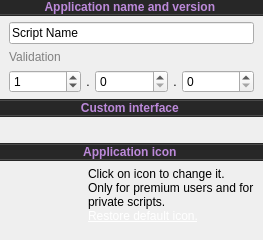
       <widget class="QWidget" name="widget_18" native="true">
        <layout class="QVBoxLayout" name="verticalLayout_8">
         <property name="leftMargin">
          <number>0</number>
         </property>
         <property name="topMargin">
          <number>0</number>
         </property>
         <property name="rightMargin">
          <number>0</number>
         </property>
         <property name="bottomMargin">
          <number>0</number>
         </property>
         <item>
          <widget class="QWidget" name="NameContainer" native="true">
           <property name="sizePolicy">
            <sizepolicy hsizetype="Preferred" vsizetype="Minimum">
             <horstretch>0</horstretch>
             <verstretch>0</verstretch>
            </sizepolicy>
           </property>
           <layout class="QVBoxLayout" name="verticalLayout_5">
            <property name="spacing">
             <number>0</number>
            </property>
            <property name="leftMargin">
             <number>0</number>
            </property>
            <property name="topMargin">
             <number>0</number>
            </property>
            <property name="rightMargin">
             <number>0</number>
            </property>
            <property name="bottomMargin">
             <number>0</number>
            </property>
            <item>
             <layout class="QHBoxLayout" name="horizontalLayout">
              <property name="topMargin">
               <number>0</number>
              </property>
              <item>
               <widget class="QLabel" name="NameLabel">
                <property name="sizePolicy">
                 <sizepolicy hsizetype="Preferred" vsizetype="Preferred">
                  <horstretch>0</horstretch>
                  <verstretch>0</verstretch>
                 </sizepolicy>
                </property>
                <property name="font">
                 <font>
                  <weight>75</weight>
                  <italic>false</italic>
                  <bold>true</bold>
                  <underline>false</underline>
                 </font>
                </property>
                <property name="toolTip">
                 <string>&lt;html&gt;&lt;head/&gt;&lt;body&gt;&lt;p style='width:500px'&gt;Name and version will be displayed in a window title inside compiled application or inside 'About' window if you are using custom interface. It is also used to identify your script on server.&lt;/p&gt;&lt;/body&gt;&lt;/html&gt;</string>
                </property>
                <property name="styleSheet">
                 <string notr="true">#NameLabel{background-color:#272727;color:#bc89da}</string>
                </property>
                <property name="text">
                 <string>&lt;html&gt;&lt;head/&gt;&lt;body&gt;&lt;p&gt;Application name and version &lt;img src=&quot;:/engine/images/info.png&quot;/&gt; &lt;/p&gt;&lt;/body&gt;&lt;/html&gt;</string>
                </property>
                <property name="alignment">
                 <set>Qt::AlignCenter</set>
                </property>
                <property name="margin">
                 <number>9</number>
                </property>
               </widget>
              </item>
             </layout>
            </item>
            <item>
             <widget class="QWidget" name="widget_3" native="true">
              <property name="minimumSize">
               <size>
                <width>0</width>
                <height>1</height>
               </size>
              </property>
              <property name="maximumSize">
               <size>
                <width>16777215</width>
                <height>1</height>
               </size>
              </property>
              <property name="styleSheet">
               <string notr="true">*{background-color:#494949}</string>
              </property>
             </widget>
            </item>
            <item>
             <widget class="QWidget" name="widget_16" native="true">
              <property name="minimumSize">
               <size>
                <width>0</width>
                <height>1</height>
               </size>
              </property>
              <property name="maximumSize">
               <size>
                <width>16777215</width>
                <height>1</height>
               </size>
              </property>
              <property name="styleSheet">
               <string notr="true">*{background-color:#262626}</string>
              </property>
             </widget>
            </item>
           </layout>
          </widget>
         </item>
         <item>
          <widget class="QWidget" name="widget_4" native="true">
           <layout class="QVBoxLayout" name="verticalLayout_6">
            <property name="spacing">
             <number>6</number>
            </property>
            <property name="topMargin">
             <number>0</number>
            </property>
            <property name="bottomMargin">
             <number>0</number>
            </property>
            <item>
             <widget class="QLineEdit" name="lineEdit">
              <property name="maximumSize">
               <size>
                <width>16777215</width>
                <height>16777215</height>
               </size>
              </property>
              <property name="styleSheet">
               <string notr="true"/>
              </property>
              <property name="text">
               <string notr="true">Script Name</string>
              </property>
             </widget>
            </item>
            <item>
             <widget class="QLabel" name="NameValidation">
              <property name="styleSheet">
               <string notr="true">*{color:gray}</string>
              </property>
              <property name="text">
               <string>Validation</string>
              </property>
              <property name="wordWrap">
               <bool>true</bool>
              </property>
             </widget>
            </item>
           </layout>
          </widget>
         </item>
         <item>
          <widget class="QWidget" name="widget" native="true">
           <layout class="QVBoxLayout" name="verticalLayout">
            <property name="spacing">
             <number>0</number>
            </property>
            <property name="topMargin">
             <number>0</number>
            </property>
            <property name="bottomMargin">
             <number>0</number>
            </property>
            <item>
             <layout class="QHBoxLayout" name="horizontalLayout_3">
              <property name="spacing">
               <number>5</number>
              </property>
              <item>
               <widget class="QSpinBox" name="spinBox">
                <property name="minimumSize">
                 <size>
                  <width>50</width>
                  <height>0</height>
                 </size>
                </property>
                <property name="maximum">
                 <number>99999999</number>
                </property>
                <property name="value">
                 <number>1</number>
                </property>
               </widget>
              </item>
              <item>
               <widget class="QLabel" name="label_4">
                <property name="sizePolicy">
                 <sizepolicy hsizetype="Maximum" vsizetype="Preferred">
                  <horstretch>0</horstretch>
                  <verstretch>0</verstretch>
                 </sizepolicy>
                </property>
                <property name="text">
                 <string>.</string>
                </property>
                <property name="alignment">
                 <set>Qt::AlignCenter</set>
                </property>
               </widget>
              </item>
              <item>
               <widget class="QSpinBox" name="spinBox_2">
                <property name="minimumSize">
                 <size>
                  <width>50</width>
                  <height>0</height>
                 </size>
                </property>
                <property name="maximum">
                 <number>999999999</number>
                </property>
               </widget>
              </item>
              <item>
               <widget class="QLabel" name="label_5">
                <property name="sizePolicy">
                 <sizepolicy hsizetype="Maximum" vsizetype="Preferred">
                  <horstretch>0</horstretch>
                  <verstretch>0</verstretch>
                 </sizepolicy>
                </property>
                <property name="text">
                 <string>.</string>
                </property>
                <property name="alignment">
                 <set>Qt::AlignCenter</set>
                </property>
               </widget>
              </item>
              <item>
               <widget class="QSpinBox" name="spinBox_3">
                <property name="minimumSize">
                 <size>
                  <width>50</width>
                  <height>0</height>
                 </size>
                </property>
                <property name="minimum">
                 <number>0</number>
                </property>
                <property name="maximum">
                 <number>999999999</number>
                </property>
                <property name="singleStep">
                 <number>1</number>
                </property>
                <property name="value">
                 <number>0</number>
                </property>
               </widget>
              </item>
             </layout>
            </item>
           </layout>
          </widget>
         </item>
         <item>
          <widget class="QWidget" name="NameContainer_4" native="true">
           <property name="sizePolicy">
            <sizepolicy hsizetype="Preferred" vsizetype="Minimum">
             <horstretch>0</horstretch>
             <verstretch>0</verstretch>
            </sizepolicy>
           </property>
           <layout class="QVBoxLayout" name="verticalLayout_20">
            <property name="spacing">
             <number>0</number>
            </property>
            <property name="leftMargin">
             <number>0</number>
            </property>
            <property name="topMargin">
             <number>0</number>
            </property>
            <property name="rightMargin">
             <number>0</number>
            </property>
            <property name="bottomMargin">
             <number>0</number>
            </property>
            <item>
             <widget class="QWidget" name="widget_32" native="true">
              <property name="minimumSize">
               <size>
                <width>0</width>
                <height>1</height>
               </size>
              </property>
              <property name="maximumSize">
               <size>
                <width>16777215</width>
                <height>1</height>
               </size>
              </property>
              <property name="styleSheet">
               <string notr="true">*{background-color:#262626}</string>
              </property>
             </widget>
            </item>
            <item>
             <widget class="QWidget" name="widget_33" native="true">
              <property name="minimumSize">
               <size>
                <width>0</width>
                <height>1</height>
               </size>
              </property>
              <property name="maximumSize">
               <size>
                <width>16777215</width>
                <height>1</height>
               </size>
              </property>
              <property name="styleSheet">
               <string notr="true">*{background-color:#494949}</string>
              </property>
             </widget>
            </item>
            <item>
             <layout class="QHBoxLayout" name="horizontalLayout_14">
              <property name="topMargin">
               <number>0</number>
              </property>
              <item>
               <widget class="QLabel" name="CustomInterfaceLabel">
                <property name="sizePolicy">
                 <sizepolicy hsizetype="Preferred" vsizetype="Preferred">
                  <horstretch>0</horstretch>
                  <verstretch>0</verstretch>
                 </sizepolicy>
                </property>
                <property name="font">
                 <font>
                  <weight>75</weight>
                  <italic>false</italic>
                  <bold>true</bold>
                  <underline>false</underline>
                 </font>
                </property>
                <property name="toolTip">
                 <string>&lt;html&gt;&lt;head/&gt;&lt;body&gt;&lt;p style='width:500px'&gt;By default BAS generates user interface automatically. Custom interface function helps you to change every part of compiled application: every button, every label, colors, styles, animations, backgrounds and so on can be changed.&lt;/p&gt;&lt;/body&gt;&lt;/html&gt;
</string>
                </property>
                <property name="styleSheet">
                 <string notr="true">#CustomInterfaceLabel{background-color:#272727;color:#bc89da}</string>
                </property>
                <property name="text">
                 <string>&lt;html&gt;&lt;head/&gt;&lt;body&gt;&lt;p&gt;Custom interface &lt;img src=&quot;:/engine/images/info.png&quot;/&gt; &lt;/p&gt;&lt;/body&gt;&lt;/html&gt;</string>
                </property>
                <property name="alignment">
                 <set>Qt::AlignCenter</set>
                </property>
                <property name="margin">
                 <number>9</number>
                </property>
               </widget>
              </item>
             </layout>
            </item>
            <item>
             <widget class="QWidget" name="widget_34" native="true">
              <property name="minimumSize">
               <size>
                <width>0</width>
                <height>1</height>
               </size>
              </property>
              <property name="maximumSize">
               <size>
                <width>16777215</width>
                <height>1</height>
               </size>
              </property>
              <property name="styleSheet">
               <string notr="true">*{background-color:#494949}</string>
              </property>
             </widget>
            </item>
            <item>
             <widget class="QWidget" name="widget_35" native="true">
              <property name="minimumSize">
               <size>
                <width>0</width>
                <height>1</height>
               </size>
              </property>
              <property name="maximumSize">
               <size>
                <width>16777215</width>
                <height>1</height>
               </size>
              </property>
              <property name="styleSheet">
               <string notr="true">*{background-color:#262626}</string>
              </property>
             </widget>
            </item>
           </layout>
          </widget>
         </item>
         <item>
          <widget class="QWidget" name="widget_9" native="true">
           <layout class="QVBoxLayout" name="verticalLayout_11">
            <property name="topMargin">
             <number>0</number>
            </property>
            <property name="bottomMargin">
             <number>0</number>
            </property>
            <item>
             <widget class="QLabel" name="UesrInterface">
              <property name="text">
               <string/>
              </property>
              <property name="wordWrap">
               <bool>true</bool>
              </property>
              <property name="margin">
               <number>5</number>
              </property>
             </widget>
            </item>
           </layout>
          </widget>
         </item>
         <item>
          <widget class="QWidget" name="NameContainer_5" native="true">
           <property name="sizePolicy">
            <sizepolicy hsizetype="Preferred" vsizetype="Minimum">
             <horstretch>0</horstretch>
             <verstretch>0</verstretch>
            </sizepolicy>
           </property>
           <layout class="QVBoxLayout" name="verticalLayout_21">
            <property name="spacing">
             <number>0</number>
            </property>
            <property name="leftMargin">
             <number>0</number>
            </property>
            <property name="topMargin">
             <number>0</number>
            </property>
            <property name="rightMargin">
             <number>0</number>
            </property>
            <property name="bottomMargin">
             <number>0</number>
            </property>
            <item>
             <widget class="QWidget" name="widget_36" native="true">
              <property name="minimumSize">
               <size>
                <width>0</width>
                <height>1</height>
               </size>
              </property>
              <property name="maximumSize">
               <size>
                <width>16777215</width>
                <height>1</height>
               </size>
              </property>
              <property name="styleSheet">
               <string notr="true">*{background-color:#262626}</string>
              </property>
             </widget>
            </item>
            <item>
             <widget class="QWidget" name="widget_37" native="true">
              <property name="minimumSize">
               <size>
                <width>0</width>
                <height>1</height>
               </size>
              </property>
              <property name="maximumSize">
               <size>
                <width>16777215</width>
                <height>1</height>
               </size>
              </property>
              <property name="styleSheet">
               <string notr="true">*{background-color:#494949}</string>
              </property>
             </widget>
            </item>
            <item>
             <layout class="QHBoxLayout" name="horizontalLayout_15">
              <property name="topMargin">
               <number>0</number>
              </property>
              <item>
               <widget class="QLabel" name="CustomIconLabel">
                <property name="sizePolicy">
                 <sizepolicy hsizetype="Preferred" vsizetype="Preferred">
                  <horstretch>0</horstretch>
                  <verstretch>0</verstretch>
                 </sizepolicy>
                </property>
                <property name="font">
                 <font>
                  <weight>75</weight>
                  <italic>false</italic>
                  <bold>true</bold>
                  <underline>false</underline>
                 </font>
                </property>
                <property name="toolTip">
                 <string>&lt;html&gt;&lt;head/&gt;&lt;body&gt;&lt;p style='width:500px'&gt;Icon of compiled application can be changed as well&lt;/p&gt;&lt;/body&gt;&lt;/html&gt;
</string>
                </property>
                <property name="styleSheet">
                 <string notr="true">#CustomIconLabel{background-color:#272727;color:#bc89da}</string>
                </property>
                <property name="text">
                 <string>&lt;html&gt;&lt;head/&gt;&lt;body&gt;&lt;p&gt;Application icon &lt;img src=&quot;:/engine/images/info.png&quot;/&gt; &lt;/p&gt;&lt;/body&gt;&lt;/html&gt;</string>
                </property>
                <property name="alignment">
                 <set>Qt::AlignCenter</set>
                </property>
                <property name="margin">
                 <number>9</number>
                </property>
               </widget>
              </item>
             </layout>
            </item>
            <item>
             <widget class="QWidget" name="widget_38" native="true">
              <property name="minimumSize">
               <size>
                <width>0</width>
                <height>1</height>
               </size>
              </property>
              <property name="maximumSize">
               <size>
                <width>16777215</width>
                <height>1</height>
               </size>
              </property>
              <property name="styleSheet">
               <string notr="true">*{background-color:#494949}</string>
              </property>
             </widget>
            </item>
            <item>
             <widget class="QWidget" name="widget_39" native="true">
              <property name="minimumSize">
               <size>
                <width>0</width>
                <height>1</height>
               </size>
              </property>
              <property name="maximumSize">
               <size>
                <width>16777215</width>
                <height>1</height>
               </size>
              </property>
              <property name="styleSheet">
               <string notr="true">*{background-color:#262626}</string>
              </property>
             </widget>
            </item>
           </layout>
          </widget>
         </item>
         <item>
          <layout class="QHBoxLayout" name="horizontalLayout_2">
           <property name="spacing">
            <number>15</number>
           </property>
           <property name="leftMargin">
            <number>9</number>
           </property>
           <property name="topMargin">
            <number>0</number>
           </property>
           <property name="rightMargin">
            <number>9</number>
           </property>
           <property name="bottomMargin">
            <number>9</number>
           </property>
           <item>
            <widget class="QPushButton" name="ApplicationIcon">
             <property name="minimumSize">
              <size>
               <width>64</width>
               <height>64</height>
              </size>
             </property>
             <property name="maximumSize">
              <size>
               <width>64</width>
               <height>64</height>
              </size>
             </property>
             <property name="text">
              <string/>
             </property>
             <property name="iconSize">
              <size>
               <width>64</width>
               <height>64</height>
              </size>
             </property>
             <property name="flat">
              <bool>true</bool>
             </property>
            </widget>
           </item>
           <item>
            <widget class="QLabel" name="label_10">
             <property name="lineWidth">
              <number>6</number>
             </property>
             <property name="text">
              <string>&lt;html&gt;&lt;head/&gt;&lt;body&gt;&lt;div&gt;Click on icon to change it.&lt;/div&gt;&lt;div&gt;Only for premium users and for private scripts. &lt;/div&gt;&lt;div&gt;&lt;a href=&quot;restore://defaults&quot;&gt;&lt;span style=&quot; text-decoration: underline; color:#ffffff;&quot;&gt;Restore default icon.&lt;/span&gt;&lt;/a&gt;&lt;/div&gt;&lt;/body&gt;&lt;/html&gt;</string>
             </property>
             <property name="alignment">
              <set>Qt::AlignLeading|Qt::AlignLeft|Qt::AlignTop</set>
             </property>
             <property name="wordWrap">
              <bool>true</bool>
             </property>
             <property name="margin">
              <number>5</number>
             </property>
            </widget>
           </item>
          </layout>
         </item>
         <item>
          <spacer name="verticalSpacer">
           <property name="orientation">
            <enum>Qt::Vertical</enum>
           </property>
           <property name="sizeHint" stdset="0">
            <size>
             <width>20</width>
             <height>0</height>
            </size>
           </property>
          </spacer>
         </item>
        </layout>
       </widget>
